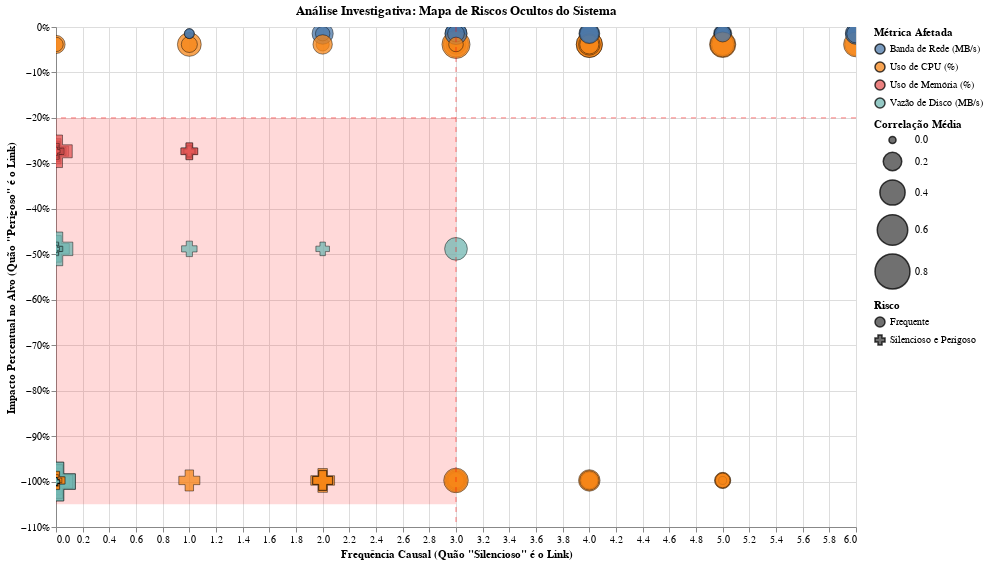

The notebook cell this image was saved under:
### Code cell
import pandas as pd
import altair as alt

# --- Bloco de Configuração ---
salvar_imagens = True
alt.renderers.enable('default')

try:
    # --- 1. PREPARAÇÃO DOS DADOS (usando Pandas) ---
    # (Nenhuma mudança aqui, tudo continua igual)
    df_adv = pd.read_csv('analise_avancada.csv')
    display_names = {
        'cpu_usage': 'Uso de CPU (%)',
        'memory_usage': 'Uso de Memória (%)',
        'disk_usage': 'Uso de Disco (%)',
        'network_total_bandwidth': 'Banda de Rede (MB/s)',
        'disk_throughput_total': 'Vazão de Disco (MB/s)'
    }
    df_plot = df_adv[df_adv['target_mean_percentage_change'] < 0].copy()
    df_plot['metric_display'] = df_plot['metric'].map(display_names)
    df_plot['risk_type'] = 'Frequente'
    df_plot.loc[(df_plot['significant_frequency'] < 3) &
                (df_plot['target_mean_percentage_change'] < -20),
                'risk_type'] = 'Silencioso e Perigoso'
    df_plot['bubble_size'] = abs(df_plot['mean_correlation'])

    # --- 2. CONSTRUÇÃO DO GRÁFICO (usando Altair) ---

    # Camada 1: O Scatter Plot principal (sem mudanças)
    scatter_plot = alt.Chart(df_plot).mark_point(
        opacity=0.75,
        stroke='black',
        strokeWidth=0.6,
        filled=True
    ).encode(
        x=alt.X('significant_frequency:Q',
                title='Frequência Causal (Quão "Silencioso" é o Link)',
                scale=alt.Scale(zero=False)),
        y=alt.Y('target_mean_percentage_change:Q',
                title='Impacto Percentual no Alvo (Quão "Perigoso" é o Link)',
                axis=alt.Axis(labelExpr="datum.label + '%'")),
        color=alt.Color('metric_display:N', title='Métrica Afetada'),
        
        # <-- MUDANÇA 2: O TÍTULO DA LEGENDA AGORA É A EXPLICAÇÃO
        shape=alt.Shape(
            'risk_type:N',
            title='Risco', # Título mais descritivo
            scale=alt.Scale(
                domain=['Frequente', 'Silencioso e Perigoso'],
                range=['circle', 'cross']
            )
        ),
        size=alt.Size('bubble_size:Q',
                      title='Correlação Média',
                      scale=alt.Scale(range=[50, 1500])),
        tooltip=[
            alt.Tooltip('metric_display', title='Métrica'),
            alt.Tooltip('significant_frequency', title='Frequência'),
            alt.Tooltip('target_mean_percentage_change', title='Impacto', format='.1f'),
            alt.Tooltip('mean_correlation', title='Correlação', format='.2f'),
            alt.Tooltip('risk_type', title='Tipo de Risco')
        ]
    ).properties(
        width=800,
        height=500,
        title='Análise Investigativa: Mapa de Riscos Ocultos do Sistema'
    ).interactive()

    # Camada 2: Linhas de referência (agora opcionais, mas ajudam a guiar o olho)
    rule_h = alt.Chart(pd.DataFrame({'y': [-20]})).mark_rule(color='red', strokeDash=[5,5], opacity=0.5).encode(y='y:Q')
    rule_v = alt.Chart(pd.DataFrame({'x': [3]})).mark_rule(color='red', strokeDash=[5,5], opacity=0.5).encode(x='x:Q')

    # <-- MUDANÇA 1: A CAMADA DO "SHADER" (ÁREA SOMBREADA)
    # Criamos um DataFrame que define os cantos do nosso retângulo
    # Usamos os limites dos dados para tornar o retângulo dinâmico
    y_min = df_plot['target_mean_percentage_change'].min() - 5 # Um pouco de folga
    
    shaded_data = pd.DataFrame([
        {'x1': 0, 'x2': 3, 'y1': -20, 'y2': y_min}
    ])
    
    shaded_area = alt.Chart(shaded_data).mark_rect(
        fill='red',       # Cor do preenchimento
        opacity=0.15      # Nível de transparência
    ).encode(
        x='x1:Q',
        x2='x2:Q',
        y='y1:Q',
        y2='y2:Q'
    )

    # --- 3. COMBINAÇÃO FINAL ---
    # <-- MUDANÇA 3: A ORDEM DAS CAMADAS IMPORTA! O SHADER VEM PRIMEIRO!
    final_chart = shaded_area + scatter_plot + rule_h + rule_v

    final_chart.display()

    if salvar_imagens:
        print("\nIniciando o salvamento das imagens...")
        final_chart.save('mapa_de_riscos_com_shader.png', scale_factor=3.0)
        print("-> Imagem salva como 'mapa_de_riscos_com_shader.png'")
        final_chart.save('mapa_de_riscos_com_shader.svg')
        print("-> Imagem salva como 'mapa_de_riscos_com_shader.svg'")

except FileNotFoundError:
    print("Erro: O arquivo 'analise_avancada.csv' não foi encontrado. Verifique o caminho.")
except Exception as e:
    print(f"Ocorreu um erro inesperado: {e}")

### Figure 1 — Vega-Lite specification as saved in the notebook (floating-point values rounded to 4 significant figures; data arrays with more than 128 entries replaced by an {"elided": "..."} marker saying what was removed)
{"config": {"view": {"continuousWidth": 300, "continuousHeight": 300}}, "layer": [{"data": {"name": "data-e739b0e0e5c2ad5cbfa9cb8fbf47a431"}, "mark": {"type": "rect", "fill": "red", "opacity": 0.15}, "encoding": {"x": {"field": "x1", "type": "quantitative"}, "x2": {"field": "x2"}, "y": {"field": "y1", "type": "quantitative"}, "y2": {"field": "y2"}}}, {"data": {"name": "data-e1df1962e0bdfa275d6b25a9a176f1d5"}, "mark": {"type": "point", "filled": true, "opacity": 0.75, "stroke": "black", "strokeWidth": 0.6}, "encoding": {"color": {"field": "metric_display", "title": "Métrica Afetada", "type": "nominal"}, "shape": {"field": "risk_type", "scale": {"domain": ["Frequente", "Silencioso e Perigoso"], "range": ["circle", "cross"]}, "title": "Risco", "type": "nominal"}, "size": {"field": "bubble_size", "scale": {"range": [50, 1500]}, "title": "Correlação Média", "type": "quantitative"}, "tooltip": [{"field": "metric_display", "title": "Métrica", "type": "nominal"}, {"field": "significant_frequency", "title": "Frequência", "type": "quantitative"}, {"field": "target_mean_percentage_change", "format": ".1f", "title": "Impacto", "type": "quantitative"}, {"field": "mean_correlation", "format": ".2f", "title": "Correlação", "type": "quantitative"}, {"field": "risk_type", "title": "Tipo de Risco", "type": "nominal"}], "x": {"field": "significant_frequency", "scale": {"zero": false}, "title": "Frequência Causal (Quão \"Silencioso\" é o Link)", "type": "quantitative"}, "y": {"axis": {"labelExpr": "datum.label + '%'"}, "field": "target_mean_percentage_change", "title": "Impacto Percentual no Alvo (Quão \"Perigoso\" é o Link)", "type": "quantitative"}}, "name": "view_12", "title": "Análise Investigativa: Mapa de Riscos Ocultos do Sistema"}, {"data": {"name": "data-6a0a42827d55b69fb7b652757c1d8970"}, "mark": {"type": "rule", "color": "red", "opacity": 0.5, "strokeDash": [5, 5]}, "encoding": {"y": {"field": "y", "type": "quantitative"}}}, {"data": {"name": "data-9f16e890605ecd4a8ac95f7302400871"}, "mark": {"type": "rule", "color": "red", "opacity": 0.5, "strokeDash": [5, 5]}, "encoding": {"x": {"field": "x", "type": "quantitative"}}}], "height": 500, "params": [{"name": "param_12", "select": {"type": "interval", "encodings": ["x", "y"]}, "bind": "scales", "views": ["view_12"]}], "width": 800, "$schema": "https://vega.github.io/schema/vega-lite/v5.20.1.json", "datasets": {"data-e739b0e0e5c2ad5cbfa9cb8fbf47a431": [{"x1": 0, "x2": 3, "y1": -20, "y2": -105.0}], "data-e1df1962e0bdfa275d6b25a9a176f1d5": {"elided": "189 records"}, "data-6a0a42827d55b69fb7b652757c1d8970": [{"y": -20}], "data-9f16e890605ecd4a8ac95f7302400871": [{"x": 3}]}}
